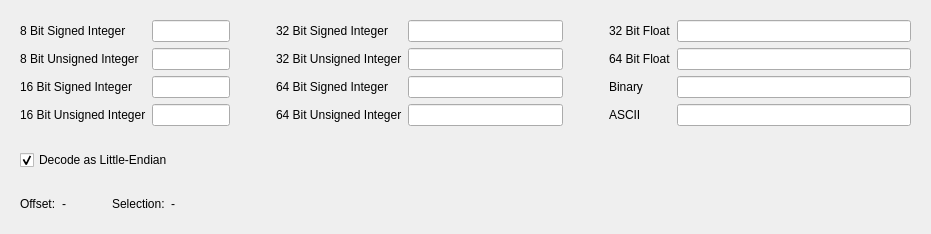
<?xml version="1.0" encoding="UTF-8"?>
<ui version="4.0">
 <class>HexEditorDecoder</class>
 <widget class="QWidget" name="HexEditorDecoder">
  <property name="geometry">
   <rect>
    <x>0</x>
    <y>0</y>
    <width>931</width>
    <height>193</height>
   </rect>
  </property>
  <property name="windowTitle">
   <string notr="true"/>
  </property>
  <layout class="QVBoxLayout" name="verticalLayout">
   <item>
    <widget class="QWidget" name="widget" native="true">
     <layout class="QGridLayout" name="gridLayout" columnstretch="0,1,0,0,2,0,0,3">
      <item row="0" column="0">
       <widget class="QLabel" name="label">
        <property name="text">
         <string>8 Bit Signed Integer</string>
        </property>
       </widget>
      </item>
      <item row="0" column="1">
       <widget class="QLineEdit" name="signed8Field"/>
      </item>
      <item row="0" column="2">
       <spacer name="horizontalSpacer">
        <property name="orientation">
         <enum>Qt::Horizontal</enum>
        </property>
        <property name="sizeHint" stdset="0">
         <size>
          <width>40</width>
          <height>20</height>
         </size>
        </property>
       </spacer>
      </item>
      <item row="0" column="3">
       <widget class="QLabel" name="label_5">
        <property name="text">
         <string>32 Bit Signed Integer</string>
        </property>
       </widget>
      </item>
      <item row="0" column="4">
       <widget class="QLineEdit" name="signed32Field"/>
      </item>
      <item row="0" column="5">
       <spacer name="horizontalSpacer_2">
        <property name="orientation">
         <enum>Qt::Horizontal</enum>
        </property>
        <property name="sizeHint" stdset="0">
         <size>
          <width>40</width>
          <height>20</height>
         </size>
        </property>
       </spacer>
      </item>
      <item row="0" column="6">
       <widget class="QLabel" name="label_7">
        <property name="text">
         <string>32 Bit Float</string>
        </property>
       </widget>
      </item>
      <item row="0" column="7">
       <widget class="QLineEdit" name="float32Field"/>
      </item>
      <item row="1" column="0">
       <widget class="QLabel" name="label_2">
        <property name="text">
         <string>8 Bit Unsigned Integer</string>
        </property>
       </widget>
      </item>
      <item row="1" column="1">
       <widget class="QLineEdit" name="unsigned8Field"/>
      </item>
      <item row="1" column="3">
       <widget class="QLabel" name="label_6">
        <property name="text">
         <string>32 Bit Unsigned Integer</string>
        </property>
       </widget>
      </item>
      <item row="1" column="4">
       <widget class="QLineEdit" name="unsigned32Field"/>
      </item>
      <item row="1" column="6">
       <widget class="QLabel" name="label_8">
        <property name="text">
         <string>64 Bit Float</string>
        </property>
       </widget>
      </item>
      <item row="1" column="7">
       <widget class="QLineEdit" name="float64Field"/>
      </item>
      <item row="2" column="0">
       <widget class="QLabel" name="label_3">
        <property name="text">
         <string>16 Bit Signed Integer</string>
        </property>
       </widget>
      </item>
      <item row="2" column="1">
       <widget class="QLineEdit" name="signed16Field"/>
      </item>
      <item row="2" column="3">
       <widget class="QLabel" name="label_9">
        <property name="text">
         <string>64 Bit Signed Integer</string>
        </property>
       </widget>
      </item>
      <item row="2" column="4">
       <widget class="QLineEdit" name="signed64Field"/>
      </item>
      <item row="2" column="6">
       <widget class="QLabel" name="label_11">
        <property name="text">
         <string>Binary</string>
        </property>
       </widget>
      </item>
      <item row="2" column="7">
       <widget class="QLineEdit" name="binaryField"/>
      </item>
      <item row="3" column="0">
       <widget class="QLabel" name="label_4">
        <property name="text">
         <string>16 Bit Unsigned Integer</string>
        </property>
       </widget>
      </item>
      <item row="3" column="1">
       <widget class="QLineEdit" name="unsigned16Field"/>
      </item>
      <item row="3" column="3">
       <widget class="QLabel" name="label_10">
        <property name="text">
         <string>64 Bit Unsigned Integer</string>
        </property>
       </widget>
      </item>
      <item row="3" column="4">
       <widget class="QLineEdit" name="unsigned64Field"/>
      </item>
      <item row="3" column="6">
       <widget class="QLabel" name="label_12">
        <property name="text">
         <string>ASCII</string>
        </property>
       </widget>
      </item>
      <item row="3" column="7">
       <widget class="QLineEdit" name="asciiField">
        <property name="readOnly">
         <bool>true</bool>
        </property>
       </widget>
      </item>
     </layout>
    </widget>
   </item>
   <item>
    <widget class="QWidget" name="widget_2" native="true">
     <layout class="QHBoxLayout" name="horizontalLayout">
      <item>
       <widget class="QCheckBox" name="littleEndianBox">
        <property name="text">
         <string>Decode as Little-Endian</string>
        </property>
        <property name="checked">
         <bool>true</bool>
        </property>
       </widget>
      </item>
     </layout>
    </widget>
   </item>
   <item>
    <widget class="QWidget" name="widget_3" native="true">
     <layout class="QHBoxLayout" name="horizontalLayout_2" stretch="0,0,0,0,1">
      <item>
       <widget class="QLabel" name="label_13">
        <property name="text">
         <string>Offset:</string>
        </property>
       </widget>
      </item>
      <item>
       <widget class="QLabel" name="offsetLabel">
        <property name="text">
         <string notr="true">-</string>
        </property>
       </widget>
      </item>
      <item>
       <spacer name="horizontalSpacer_3">
        <property name="orientation">
         <enum>Qt::Horizontal</enum>
        </property>
        <property name="sizeType">
         <enum>QSizePolicy::Fixed</enum>
        </property>
        <property name="sizeHint" stdset="0">
         <size>
          <width>40</width>
          <height>20</height>
         </size>
        </property>
       </spacer>
      </item>
      <item>
       <widget class="QLabel" name="label_15">
        <property name="text">
         <string>Selection:</string>
        </property>
       </widget>
      </item>
      <item>
       <widget class="QLabel" name="selectionLabel">
        <property name="text">
         <string notr="true">-</string>
        </property>
       </widget>
      </item>
     </layout>
    </widget>
   </item>
  </layout>
 </widget>
 <resources/>
 <connections/>
</ui>
